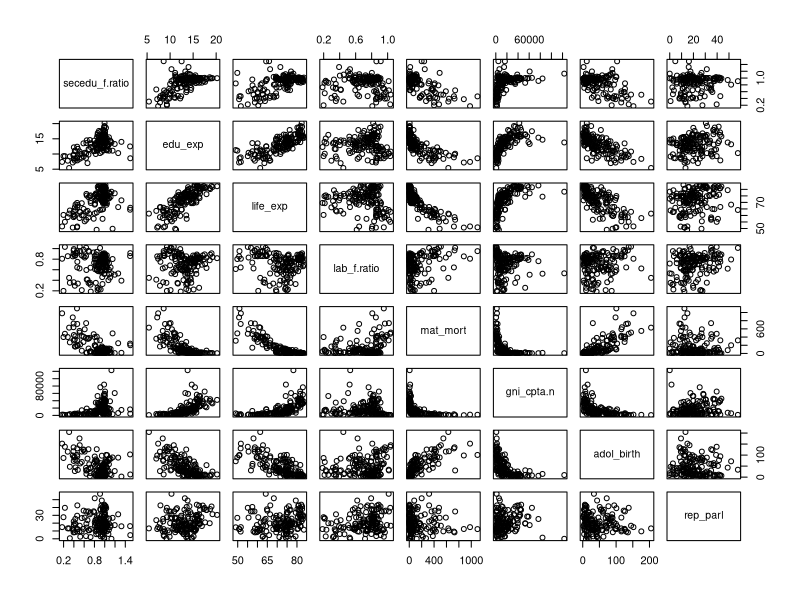
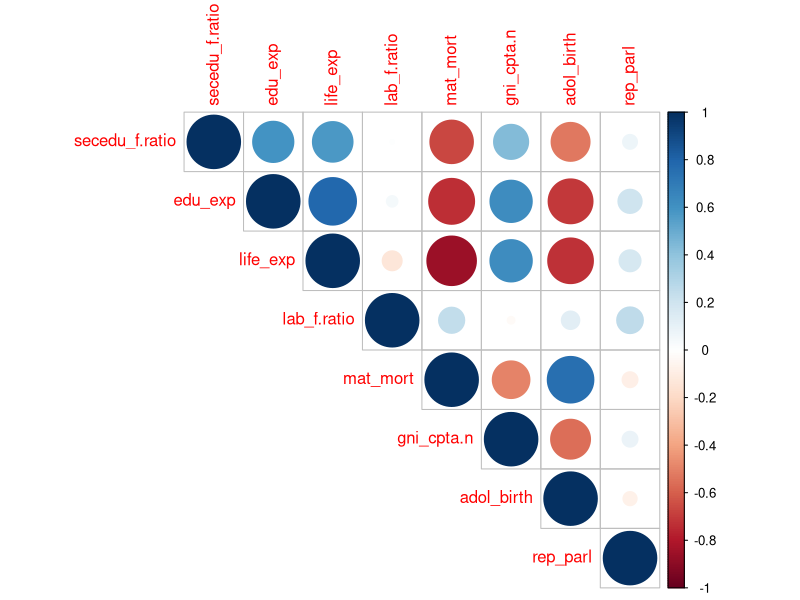
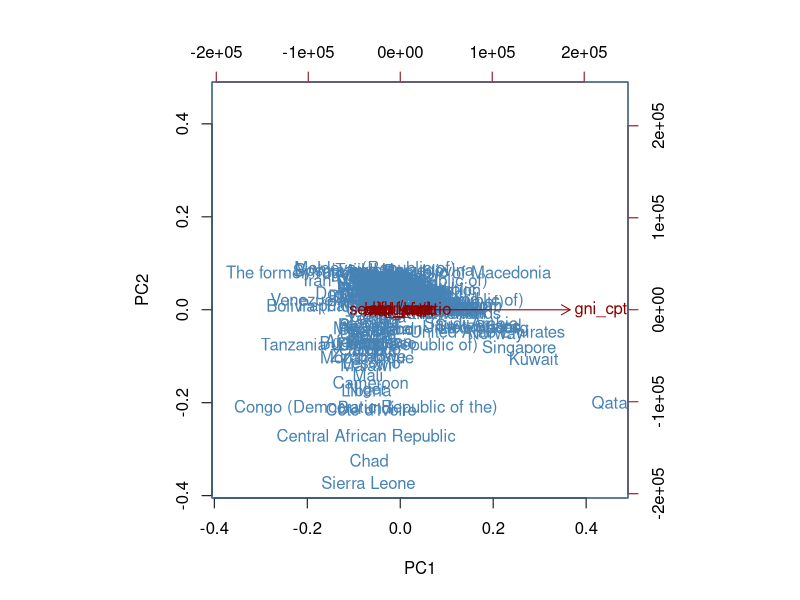
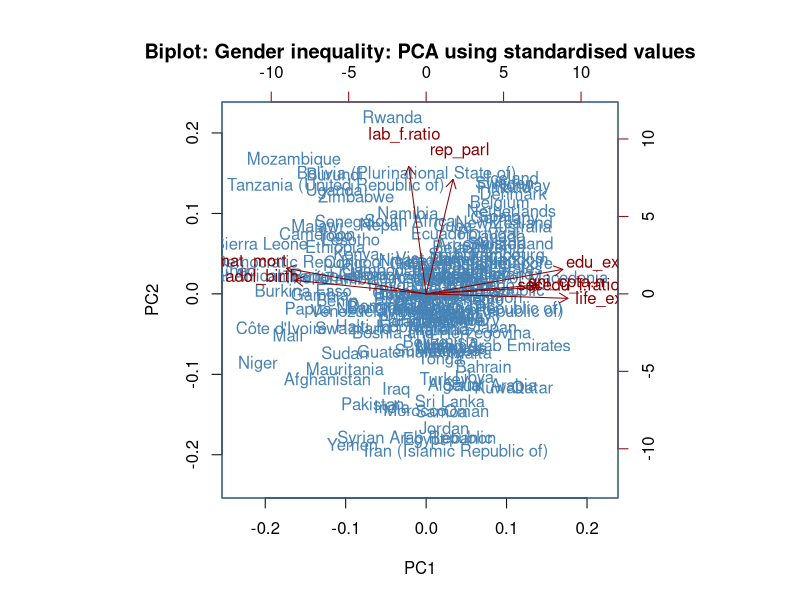
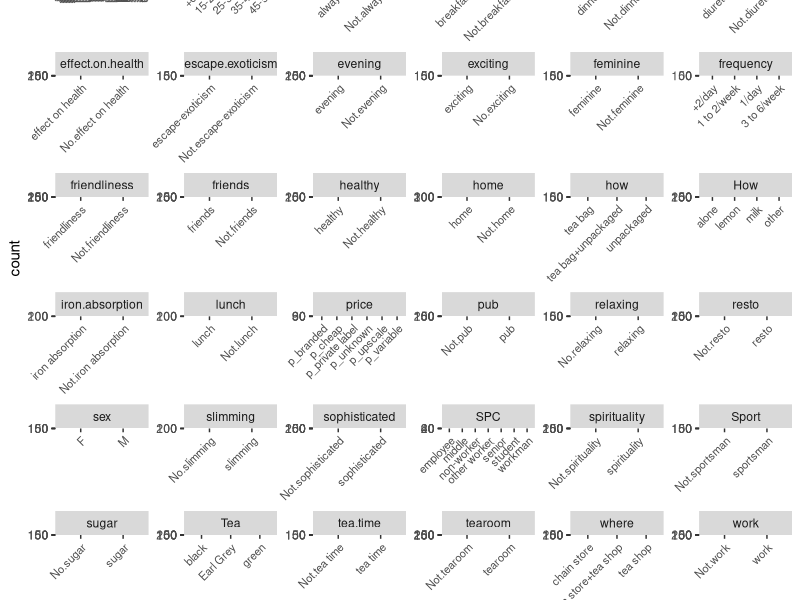
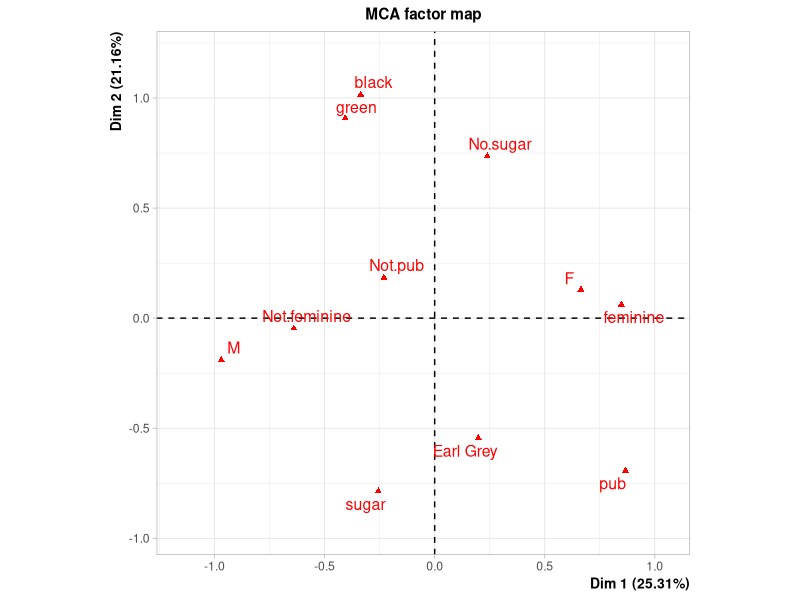

Reproduce these figures in R, in order.
## ---- chunk 1
library(MASS)
library(tidyverse)
library(ggplot2)
library(corrplot)
library(knitr)
library(GGally)
library(FactoMineR)

## ---- chunk 2
human <- read.csv("data/human2.csv", row.names = 1)
dim(human)
summary(human)
head(human)
pairs(human)
corrplot(cor(human), type="upper")

## ---- chunk 3

pca_human <- prcomp(human)
psum <- summary(pca_human)
# Variability captured by PC (rounded to full %):
round(100*psum$importance[2, ], digits = 1)
biplot(pca_human, choices = 1:2, col=c("steelblue", "darkred"))
## ---- chunk 4

pca_human2 <- prcomp(scale(human))
summary(scale(human))
summary(pca_human2)
sum <- summary(pca_human2)
# Variability captured by PC (rounded to full %):
round(100*sum$importance[2, ], digits = 1)

biplot(pca_human2, choices = 1:2, col=c("steelblue", "darkred"), main = "Biplot: Gender inequality: PCA using standardised values")
## ---- chunk 5
data(tea)
dim(tea)
str(tea)
gather(tea) %>% ggplot(aes(value)) + facet_wrap("key", scales = "free") + geom_bar() + theme(axis.text.x = element_text(angle = 45, hjust = 1, size = 8))

## ---- chunk 6
keep_columns <- c("Tea", "sugar", "pub", "sex", "feminine")
tea2 <- dplyr::select(tea, one_of(keep_columns))

t.mca <- MCA(tea2, graph=F)
plot.MCA(t.mca, invisible=c("ind"), select="1")
